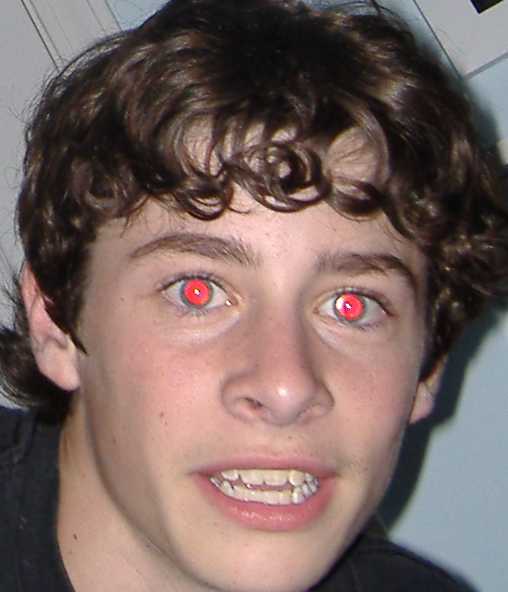
#> input picture data/teste1.png, 508 x 592 px
$ python main.py   (older library calls are emulated)
#> lines starting #> are read from the running program, lines starting #| are printed output that depends on the picture; after the words box and inside, x2 and y2 are one past the last pixel; in counts of white or black regions, pixels touching at a corner belong together
#> in read_image, img is the input picture: shape (592, 508, 3); mean B, G, R 96.9, 101.1, 120.7
### utils.py
import sys, os
import numpy as np, cv2
from pathlib import Path

# Comandos apenas para verificacaoo e criacao de diretorios
sys.path.insert(0, os.path.join(os.path.dirname(__file__), '..'))

BASE_DIR = Path(__file__).resolve().parent
INPUT_DIR = BASE_DIR / "data"
OUTPUT_DIR = BASE_DIR / "output"

INPUT_DIR.mkdir(parents=True, exist_ok=True)
OUTPUT_DIR.mkdir(parents=True, exist_ok=True)

# Converte RGB para espaco ycgcr
def rgb_to_ycgcr(img):
    # Usa BGR, padrao da biblioteca cv2
    B = img[..., 0].astype(np.float32)
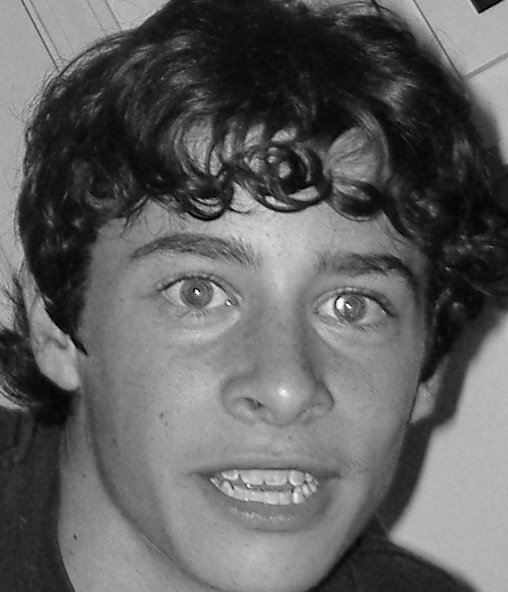
#> B: shape (592, 508) float32; min 0, max 255, mean 96.9
    G = img[..., 1].astype(np.float32)
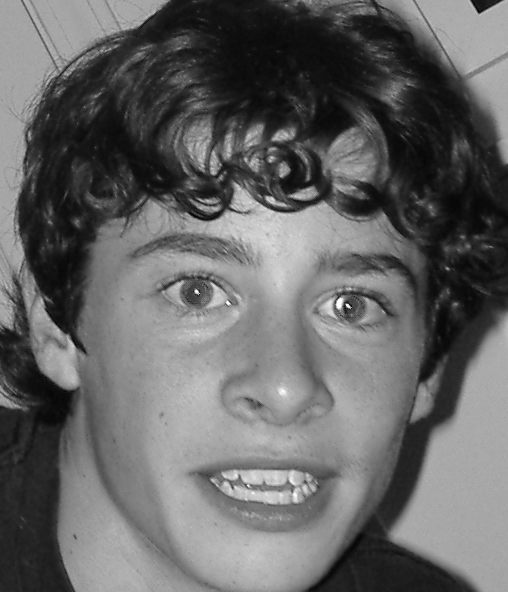
#> G: shape (592, 508) float32; min 0, max 255, mean 101.1
    R = img[..., 2].astype(np.float32)
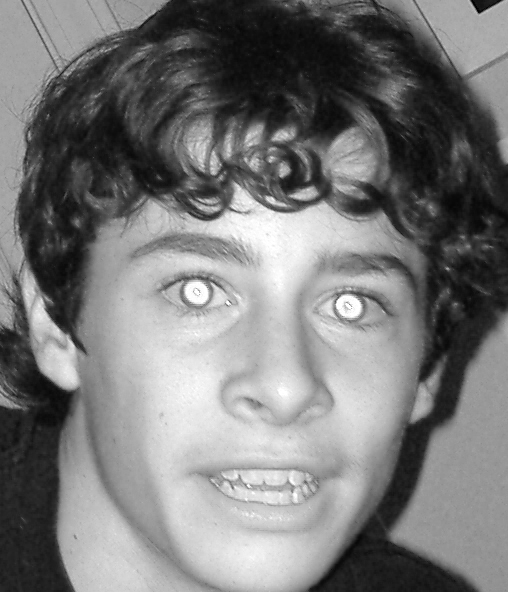
#> R: shape (592, 508) float32; min 0, max 255, mean 120.7

    # Matriz de conversao
    Y = 0.257 * R + 0.504 * G + 0.098 * B + 16.0
    Cg = -0.317 * R + 0.438 * G - 0.121 * B + 128.0
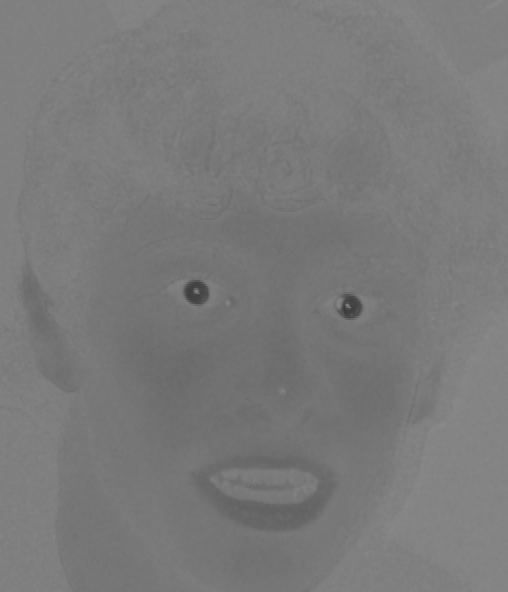
#> Cg: shape (592, 508) float32; min 58.27, max 138.4, mean 122.3
    Cr = 0.439 * R - 0.368 * G - 0.071 * B + 128.0
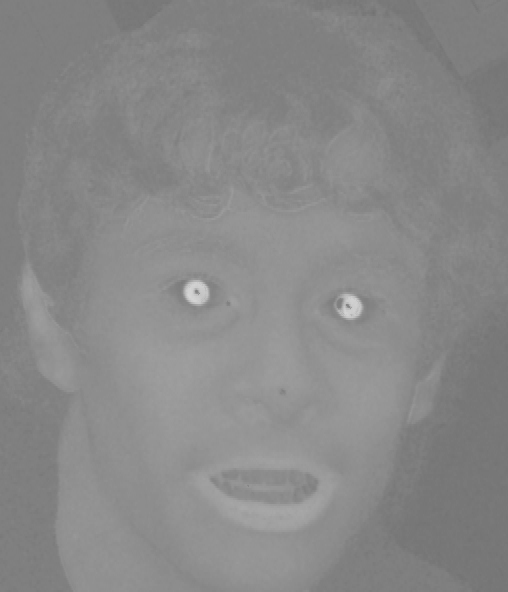
#> Cr: shape (592, 508) float32; min 114.7, max 213.3, mean 136.9

    cos_30 = np.cos(np.radians(30.0))
    sin_30 = np.sin(np.radians(30.0))

    Cg_line = Cg * cos_30 + Cr * sin_30 - 48.0
    Cr_line = -Cg * sin_30 + Cr * cos_30 + 80.0

    return Y, Cg_line, Cr_line

# Verifica cor de pele
def is_skin_color(cg_line, cr_line):
    return (
        (cg_line >= 125.0) & (cg_line <= 140.0) &
        (cr_line >= 136.0) & (cr_line <= 217.0)
    )
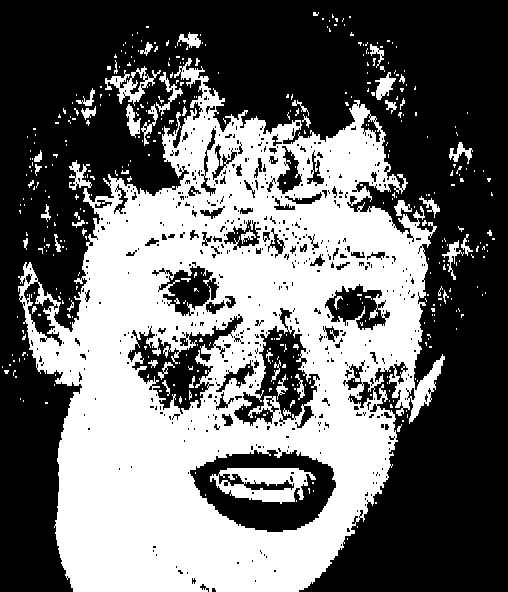
#> returned value: shape (592, 508) bool; 42.3% white; 431 white regions (374 under 20 px), largest, box (x1, y1, x2, y2) and area: (18, 58, 445, 592) 118024, (210, 468, 316, 504) 2197, (105, 66, 161, 106) 710

# Lê diretório para encontrar arquivo
def read_image(filename):
    file_path = INPUT_DIR / filename
    path_str = str(file_path)

    if not Path(path_str).exists():
        raise FileNotFoundError(f"Erro: imagem nao encontrada: {path_str}")

    img = cv2.imread(path_str)

    if img is None:
        raise IOError(f"Erro ao processar imagem: {path_str}")
    return img

# Salva imagem na diretorio output
def write_image(filename, img):
#> called with filename = 'teste1_mascara.png'
    file_path = OUTPUT_DIR / filename
    Path(file_path).parent.mkdir(parents=True, exist_ok=True)

    success = cv2.imwrite(file_path, img)
#> (the rest of the program and of its run is left out)
